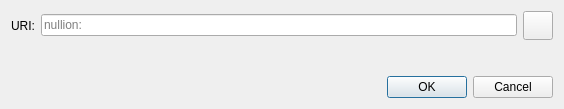
<?xml version="1.0" encoding="UTF-8"?>
<ui version="4.0">
 <class>OpenURIDialog</class>
 <widget class="QDialog" name="OpenURIDialog">
  <property name="geometry">
   <rect>
    <x>0</x>
    <y>0</y>
    <width>564</width>
    <height>109</height>
   </rect>
  </property>
  <property name="windowTitle">
   <string>Open nullion URI</string>
  </property>
  <layout class="QVBoxLayout" name="verticalLayout">
   <item>
    <layout class="QHBoxLayout" name="horizontalLayout">
     <item>
      <widget class="QLabel" name="label">
       <property name="text">
        <string>URI:</string>
       </property>
      </widget>
     </item>
     <item>
      <widget class="QValidatedLineEdit" name="uriEdit">
       <property name="placeholderText">
        <string notr="true">nullion:</string>
       </property>
      </widget>
     </item>
     <item>
      <widget class="QToolButton" name="pasteButton">
       <property name="toolTip">
        <string extracomment="Tooltip text for button that allows you to paste an address that is in your clipboard.">Paste address from clipboard</string>
       </property>
       <property name="text">
        <string/>
       </property>
       <property name="icon">
        <iconset resource="../nullion.qrc">
         <normaloff>:/icons/editpaste</normaloff>:/icons/editpaste
        </iconset>
       </property>
       <property name="iconSize">
        <size>
         <width>22</width>
         <height>22</height>
        </size>
       </property>
      </widget>
     </item>
    </layout>
   </item>
   <item>
    <spacer name="verticalSpacer">
     <property name="orientation">
      <enum>Qt::Vertical</enum>
     </property>
     <property name="sizeHint" stdset="0">
      <size>
       <width>20</width>
       <height>40</height>
      </size>
     </property>
    </spacer>
   </item>
   <item>
    <widget class="QDialogButtonBox" name="buttonBox">
     <property name="orientation">
      <enum>Qt::Horizontal</enum>
     </property>
     <property name="standardButtons">
      <set>QDialogButtonBox::Cancel|QDialogButtonBox::Ok</set>
     </property>
    </widget>
   </item>
  </layout>
 </widget>
 <customwidgets>
  <customwidget>
   <class>QValidatedLineEdit</class>
   <extends>QLineEdit</extends>
   <header>qt/qvalidatedlineedit.h</header>
  </customwidget>
 </customwidgets>
 <resources/>
 <connections>
  <connection>
   <sender>buttonBox</sender>
   <signal>accepted()</signal>
   <receiver>OpenURIDialog</receiver>
   <slot>accept()</slot>
   <hints>
    <hint type="sourcelabel">
     <x>248</x>
     <y>254</y>
    </hint>
    <hint type="destinationlabel">
     <x>157</x>
     <y>274</y>
    </hint>
   </hints>
  </connection>
  <connection>
   <sender>buttonBox</sender>
   <signal>rejected()</signal>
   <receiver>OpenURIDialog</receiver>
   <slot>reject()</slot>
   <hints>
    <hint type="sourcelabel">
     <x>316</x>
     <y>260</y>
    </hint>
    <hint type="destinationlabel">
     <x>286</x>
     <y>274</y>
    </hint>
   </hints>
  </connection>
 </connections>
</ui>
